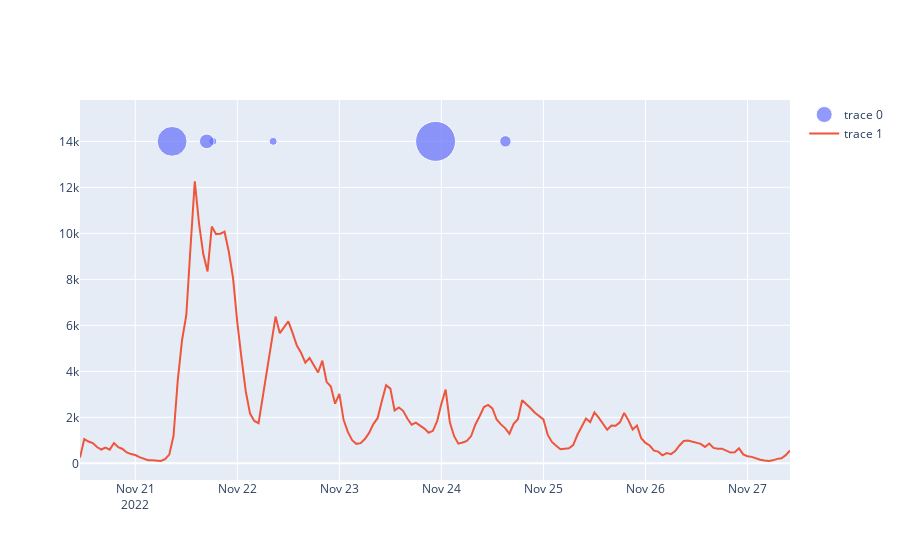

Notebook code for this chart:
### Code cell
trace1 = go.Scatter(
    x=df_news_articles_stats["Date"], 
    y = df_news_articles_stats["y"],
    mode='markers',
    marker=dict(
        size = df_news_articles_stats["Total number of engagements"],
        sizemode='area',
        sizeref=2.*max(df_news_articles_stats["Total number of engagements"])/(40.**2),
        sizemin=4
    )
)


trace2 = go.Scatter(
    x=df_number_of_tweets["Date"], 
    y=df_number_of_tweets["Number of tweets"]
)

fig = go.Figure()
fig.add_trace(trace1)
fig.add_trace(trace2)
fig.show()

### Figure 1 — Plotly figure (JSON) as saved in the notebook; plotly's stock layout.template omitted (floating-point values rounded to 4 significant figures; data arrays with more than 128 entries replaced by an {"elided": "..."} marker saying what was removed)
{"data": [{"marker": {"size": [6513, 203914, 1657, 16543, 27496, 113264], "sizemin": 4, "sizemode": "area", "sizeref": 254.9}, "mode": "markers", "type": "scatter", "x": ["2022-11-21T18:14:00", "2022-11-23T22:38:00", "2022-11-22T08:26:00", "2022-11-24T15:04:00", "2022-11-21T16:49:00", "2022-11-21T08:39:59"], "y": [14000, 14000, 14000, 14000, 14000, 14000]}, {"type": "scatter", "x": {"elided": "168 str values"}, "y": {"elided": "168 int values"}}], "layout": {}}
